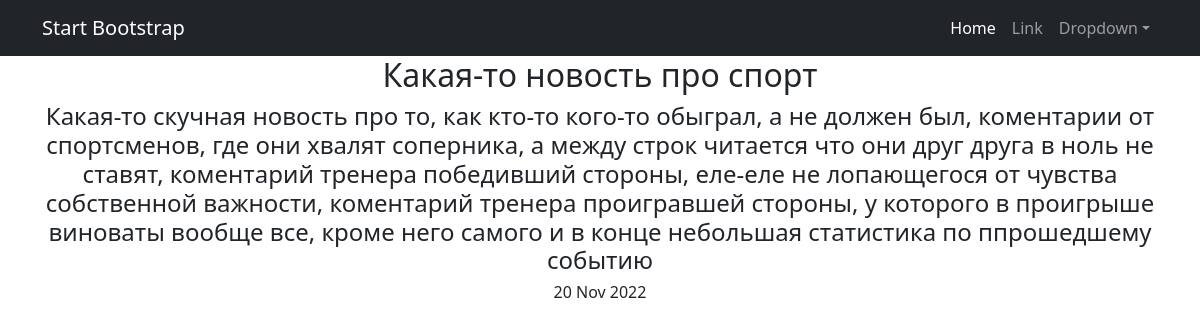
Screenshot of /post/news/1 with the database file from the repository.
### data_base/models.py (models this page shows, shortened)
class Post(models.Model):
    author = models.ForeignKey(Author, on_delete=models.CASCADE)
    type = models.CharField(choices=[('news', 'новость'), ('article', 'статья')], max_length=255)
    time_of_addition = models.DateTimeField(auto_now_add=True)
    category = models.ManyToManyField(Category, through=PostCategory, null=True)
    heading = models.CharField(max_length=255)
    text = models.TextField()
    rating = models.IntegerField(default=0)

### data_base/views.py (the view)
# urls.py: path('news/<int:pk>', News_oneDetail.as_view(), name='post'),
class News_oneDetail(DetailView):
    model = Post
    template_name = 'news_one.html'
    context_object_name = 'news'

### templates/news_one.html (shortened to what this page needs)
{% extends 'flatpages/default.html' %}
{% block content %}
<tr><h2>{{ news.heading }}</h2></tr>
<tr><h4>{{ news.text }}</h4></tr>
<tr><h6>{{ news.time_of_addition | date:'d M Y' }}</h6></tr>
{% endblock content %}

### rows the page displays
Post: heading "Какая-то новость про спорт", text "Какая-то скучная новость про то, как кто-то кого-то обыграл, а не должен был, коментарии от спортсменов, где они хвалят соперника, а между строк читается что они друг друга в ноль не ставят, коментарий тренера победивший стороны, еле-еле не лопающегося от чувства собственной важности, коментарий тренера проигравшей стороны, у которого в проигрыше виноваты вообще все, кроме него самого и в конце небольшая статистика по ппрошедшему событию", time_of_addition "20 Nov 2022"
